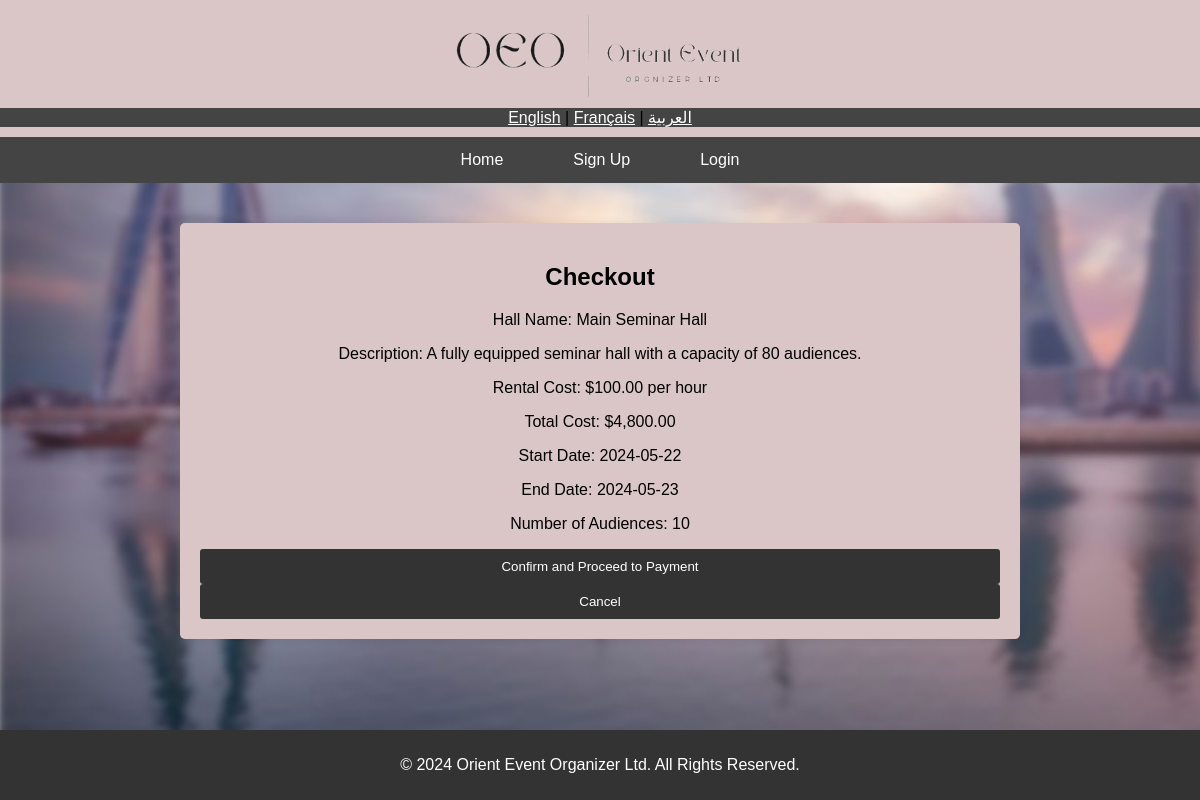
Page /DB-PROJECT1/checkout.php?reservation_id=27 on the committed database.
### tables this page shows
CREATE TABLE `dbProj_reservations` (
  `id` int(11) NOT NULL,
  `client_id` int(11) NOT NULL,
  `hall_id` int(11) NOT NULL,
  `start_date` date NOT NULL,
  `end_date` date NOT NULL,
  `number_of_audiences` int(11) NOT NULL,
  `total_cost` decimal(10,2) NOT NULL,
  `reservation_code` varchar(255) DEFAULT NULL
);

CREATE TABLE `dbProj_halls` (
  `id` int(11) NOT NULL,
  `hall_name` varchar(100) NOT NULL,
  `capacity` int(11) NOT NULL,
  `available` tinyint(1) NOT NULL DEFAULT 1,
  `description` text DEFAULT NULL,
  `rental_cost` decimal(10,2) NOT NULL DEFAULT 0.00,
  `image` varchar(255) DEFAULT NULL
);

### DB-PROJECT1/checkout.php (the view, shortened to what this page needs)
<?php
include 'config.php';
$reservationId = $_GET['reservation_id'];
$sql = $pdo->prepare("
    SELECT r.*, h.hall_name, h.description, h.rental_cost, u.client_status
    FROM dbProj_reservations r
    JOIN dbProj_halls h ON r.hall_id = h.id
    JOIN dbProj_users u ON r.client_id = u.id
    WHERE r.id = :reservationId
");
$sql->bindParam(':reservationId', $reservationId);
$sql->execute();
$reservation = $sql->fetch(PDO::FETCH_ASSOC);
$discount = 0;
$totalCost = $reservation['total_cost'] * (1 - $discount);
?>
<?php include 'includes/header.php'; ?>
<main>
    <section>
        <h2>Checkout</h2>
        <p>Hall Name: <?php echo htmlspecialchars($reservation['hall_name']); ?></p>
        <p>Description: <?php echo htmlspecialchars($reservation['description']); ?></p>
        <p>Rental Cost: $<?php echo htmlspecialchars($reservation['rental_cost']); ?> per hour</p>
        <p>Total Cost: $<?php echo number_format($totalCost, 2); ?></p>
        <p>Start Date: <?php echo htmlspecialchars($reservation['start_date']); ?></p>
        <p>End Date: <?php echo htmlspecialchars($reservation['end_date']); ?></p>
        <p>Number of Audiences: <?php echo htmlspecialchars($reservation['number_of_audiences']); ?></p>
        <form method="POST" action="">
            <button type="submit" name="confirm_checkout">Confirm and Proceed to Payment</button>
        </form>
        <form method="GET" action="index.php" style="display:inline;">
            <button type="submit">Cancel</button>
        </form>
    </section>
</main>
<?php include 'includes/footer.php'; ?>

### DB-PROJECT1/css/styles.css (style rules this page uses)
body { font-family: Arial, sans-serif; margin: 0; padding: 0; background-image: url("images/bk.jpeg"); background-size: cover; background-attachment: fixed; }
main { padding: 20px; text-align: center; margin-bottom: 40px; }
main section { background-color: #dac6c6; padding: 20px; border-radius: 5px; box-shadow: 0 0 10px rgba(0, 0, 0, 0.1); max-width: 800px; margin: 20px auto; }
form button { width: 100%; padding: 10px; background-color: #333; color: white; border: none; border-radius: 3px; cursor: pointer; }

### rows in the picture
dbproj_reservations: hall.hall_name "Main Seminar Hall", hall.description "A fully equipped seminar hall with a capacity of 80 audiences.", hall.rental_cost "100.00", total_cost "4,800.00", start_date "2024-05-22", end_date "2024-05-23", number_of_audiences "10"
